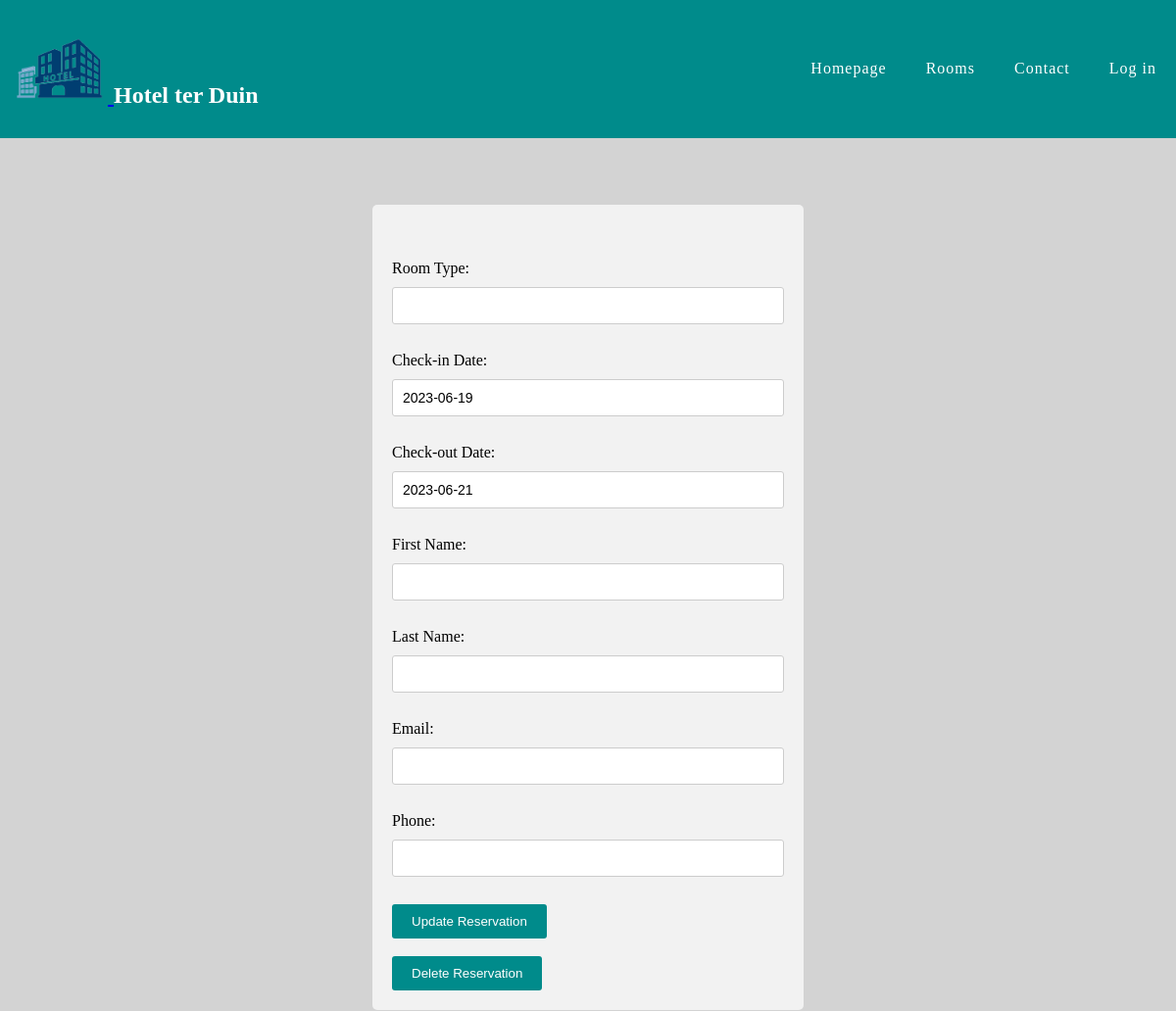
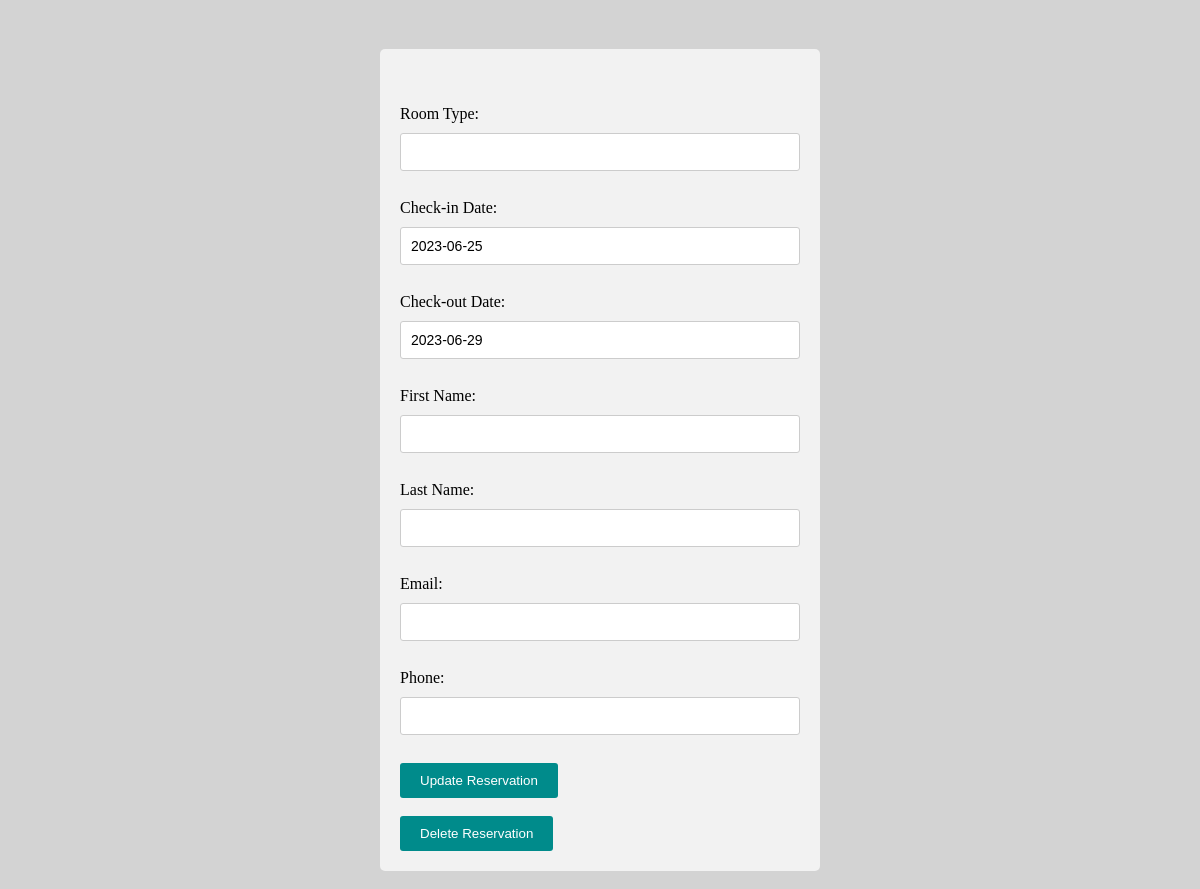
Page /hotelterduin/php/admin/producten.php on the committed database (2 pictures, top to bottom).
### tables this page shows
CREATE TABLE `reservations` (
  `reservation_id` int(11) NOT NULL,
  `user_id` int(11) DEFAULT NULL,
  `room_id` int(11) DEFAULT NULL,
  `check_in_date` date NOT NULL,
  `check_out_date` date NOT NULL
);

### hotelterduin/php/admin/producten.php (the view, shortened to what this page needs)
<?php
$db = new Db();
$PDO = $db->getPDO();
?>
<!DOCTYPE html>
<html>
<head>
    <link rel="stylesheet" href="../../css/style.css">
    <link rel="stylesheet" href="../../css/navbar.css">
</head>
<body>
    <header>
        <?php include '../../templates/navbar.php'; ?>
    </header>
    <br>
    <main>
        <article>
            <?php
            try {
                $sql = "SELECT * FROM reservations";
                $stmt = $PDO->prepare($sql);
                $stmt->execute();
                $reservations = $stmt->fetchAll(PDO::FETCH_ASSOC);
            } catch (PDOException $e) {
                echo $e->getMessage();
            }
            foreach ($reservations as $reservation) { ?>
                <div class="formulier">
                    <form action="../../db/actions/productverwijderen.php" method="post">
                        <div class="formulier-text">
                            <br><br>
                            <label for="room_type">Room Type:</label>
                            <input type="text" name="room_type" value="<?php echo $reservation['room_type']; ?>">
                            <br><br>
                            <label for="check_in_date">Check-in Date:</label>
                            <input type="text" name="check_in_date" value="<?php echo $reservation['check_in_date']; ?>">
                            <br><br>
                            <label for="check_out_date">Check-out Date:</label>
                            <input type="text" name="check_out_date" value="<?php echo $reservation['check_out_date']; ?>">
                            <br><br>
                            <label for="first_name">First Name:</label>
                            <input type="text" name="first_name" value="<?php echo $reservation['first_name']; ?>">
                            <br><br>
                            <label for="last_name">Last Name:</label>
                            <input type="text" name="last_name" value="<?php echo $reservation['last_name']; ?>">
                            <br><br>
                            <label for="email">Email:</label>
                            <input type="text" name="email" value="<?php echo $reservation['email']; ?>">
                            <br><br>
                            <label for="phone">Phone:</label>
                            <input type="text" name="phone" value="<?php echo $reservation['phone']; ?>">
                            <br /><br />
                            <input type="submit" name="submit" value="Update Reservation">
                            <br><br>
                            <input type="submit" name="submit" value="Delete Reservation">
                        </div>
                    </form>
                </div>
            <?php } ?>
        </article>
        <br>
    </main>
</body>
</html>

### hotelterduin/css/style.css (style rules this page uses)
body { background-color: lightgray; }
.formulier { max-width: 400px; margin: 0 auto; padding: 20px; background-color: #f2f2f2; border-radius: 5px; margin-top: 50px; }
.formulier label { display: block; margin-bottom: 10px; }
.formulier input[type="text"], .formulier input[type="email"], .formulier input[type="tel"], .formulier textarea { width: 100%; padding: 10px; border: 1px solid #ccc; border-radius: 3px; font-size: 14px; margin-bottom: 10px; box-sizing: border-box; }
.formulier input[type="submit"] { background-color: darkcyan; color: #fff; padding: 10px 20px; border: none; border-radius: 3px; cursor: pointer; }

### hotelterduin/css/navbar.css (style rules this page uses)
body { margin: 0; padding: 0; }
header { background-color: darkcyan; position: block; top: 10px; left: 0; width: 100%; z-index: 999; }

### rows in the picture
reservations: check_in_date "2023-06-19", check_out_date "2023-06-21"
reservations: check_in_date "2023-06-25", check_out_date "2023-06-29"
